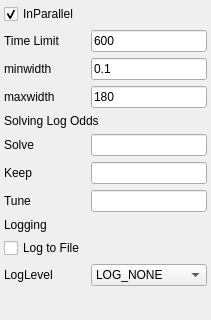
           <widget class="QWidget" name="scrollAreaWidgetContents_3">
            <property name="geometry">
             <rect>
              <x>0</x>
              <y>0</y>
              <width>211</width>
              <height>320</height>
             </rect>
            </property>
            <layout class="QGridLayout" name="gridLayout_5">
             <property name="leftMargin">
              <number>4</number>
             </property>
             <property name="topMargin">
              <number>4</number>
             </property>
             <property name="rightMargin">
              <number>4</number>
             </property>
             <property name="bottomMargin">
              <number>0</number>
             </property>
             <property name="spacing">
              <number>-1</number>
             </property>
             <item row="26" column="2">
              <widget class="QLineEdit" name="oddsToTune">
               <property name="text">
                <string/>
               </property>
              </widget>
             </item>
             <item row="18" column="0">
              <widget class="QCheckBox" name="inParallel">
               <property name="text">
                <string>InParallel</string>
               </property>
               <property name="checked">
                <bool>true</bool>
               </property>
              </widget>
             </item>
             <item row="25" column="0">
              <widget class="QLabel" name="label_36">
               <property name="text">
                <string>Keep</string>
               </property>
              </widget>
             </item>
             <item row="31" column="2">
              <spacer name="verticalSpacer_7">
               <property name="orientation">
                <enum>Qt::Vertical</enum>
               </property>
               <property name="sizeHint" stdset="0">
                <size>
                 <width>20</width>
                 <height>40</height>
                </size>
               </property>
              </spacer>
             </item>
             <item row="24" column="2">
              <widget class="QLineEdit" name="oddsToSolve">
               <property name="text">
                <string/>
               </property>
              </widget>
             </item>
             <item row="28" column="0" colspan="3">
              <widget class="QCheckBox" name="logToFile">
               <property name="text">
                <string>Log to File</string>
               </property>
              </widget>
             </item>
             <item row="21" column="2">
              <widget class="QLineEdit" name="minWidth">
               <property name="text">
                <string>0.1</string>
               </property>
              </widget>
             </item>
             <item row="24" column="0">
              <widget class="QLabel" name="label_35">
               <property name="text">
                <string>Solve</string>
               </property>
              </widget>
             </item>
             <item row="22" column="0">
              <widget class="QLabel" name="label_28">
               <property name="text">
                <string>maxwidth</string>
               </property>
              </widget>
             </item>
             <item row="19" column="0">
              <widget class="QLabel" name="label_29">
               <property name="text">
                <string>Time Limit</string>
               </property>
              </widget>
             </item>
             <item row="25" column="2">
              <widget class="QLineEdit" name="oddsToKeep">
               <property name="text">
                <string/>
               </property>
              </widget>
             </item>
             <item row="19" column="2">
              <widget class="QLineEdit" name="solverTimeLimit">
               <property name="text">
                <string>600</string>
               </property>
              </widget>
             </item>
             <item row="21" column="0">
              <widget class="QLabel" name="label_27">
               <property name="text">
                <string>minwidth</string>
               </property>
              </widget>
             </item>
             <item row="27" column="0" colspan="3">
              <widget class="QLabel" name="label_31">
               <property name="text">
                <string>Logging</string>
               </property>
              </widget>
             </item>
             <item row="23" column="0" colspan="3">
              <widget class="QLabel" name="label_34">
               <property name="text">
                <string>Solving Log Odds</string>
               </property>
              </widget>
             </item>
             <item row="26" column="0">
              <widget class="QLabel" name="label_37">
               <property name="text">
                <string>Tune</string>
               </property>
              </widget>
             </item>
             <item row="22" column="2">
              <widget class="QLineEdit" name="maxWidth">
               <property name="text">
                <string>180</string>
               </property>
              </widget>
             </item>
             <item row="29" column="2">
              <widget class="QComboBox" name="logLevel">
               <item>
                <property name="text">
                 <string>LOG_NONE</string>
                </property>
               </item>
               <item>
                <property name="text">
                 <string>LOG_ERROR</string>
                </property>
               </item>
               <item>
                <property name="text">
                 <string>LOG_MSG</string>
                </property>
               </item>
               <item>
                <property name="text">
                 <string>LOG_VERB</string>
                </property>
               </item>
               <item>
                <property name="text">
                 <string>LOG_ALL</string>
                </property>
               </item>
              </widget>
             </item>
             <item row="29" column="0">
              <widget class="QLabel" name="label_33">
               <property name="text">
                <string>LogLevel</string>
               </property>
              </widget>
             </item>
            </layout>
           </widget>
